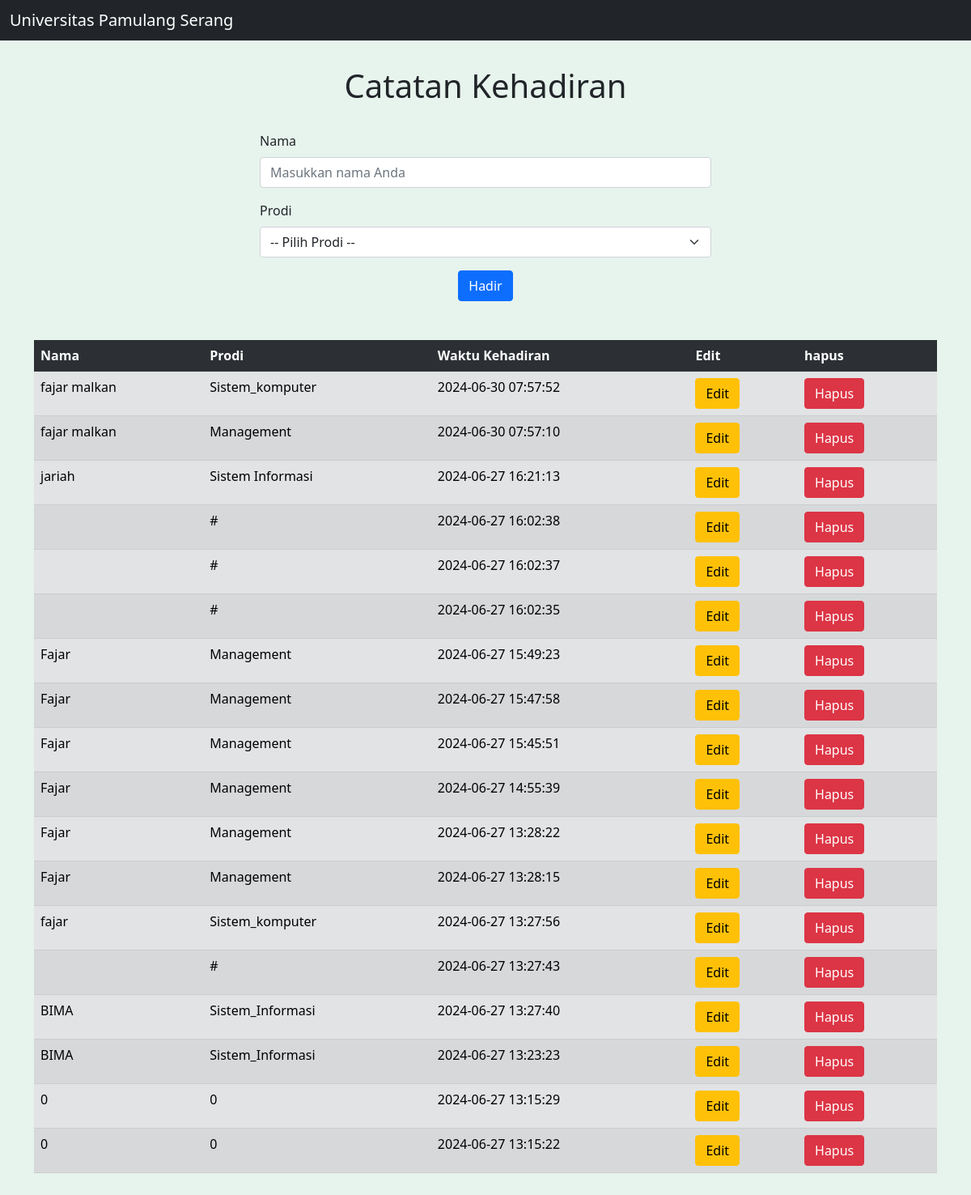
The page / on the database its author committed.
### tables this page shows
CREATE TABLE `absensi` (
  `id` int(11) NOT NULL,
  `nama` varchar(20) NOT NULL,
  `prodi` varchar(20) NOT NULL,
  `waktu_kehadiran` timestamp NOT NULL DEFAULT CURRENT_TIMESTAMP ON UPDATE CURRENT_TIMESTAMP
);

### index.php (the view, shortened to what this page needs)
<?php
include_once("koneksi.php");
$result = mysqli_query($mysqli, "SELECT * FROM absensi ORDER BY id DESC");
?>
<html>
<head>
    <link href="https://cdn.jsdelivr.net/npm/bootstrap@5.1.3/dist/css/bootstrap.min.css" rel="stylesheet">
</head>
<body>
    <nav class="navbar navbar-dark bg-dark">
        <div class="container-fluid">
            <span class="navbar-brand mb-0 h1">Universitas Pamulang Serang</span>
        </div>
    </nav>
    <div class="bg-success p-2 text-dark bg-opacity-10">
        <h1 class="p-4 text-center">Catatan Kehadiran</h1>
        <div class="container">
            <form action="" method="post" name="form_absen">
                <div class="col-md-6 offset-md-3">
                    <div class="mb-3">
                        <label class="form-label">Nama</label>
                        <input type="text" class="form-control" name="nama" placeholder="Masukkan nama Anda">
                    </div>
                    <div class="mb-3">
                        <label for="exampleInputPassword1" class="form-label">Prodi</label>
                        <select class="form-select" name="prodi">
                            <option value="#">-- Pilih Prodi --</option>
                        </select>
                    </div>
                </div>
                <div class="text-center">
                    <button type="submit" class="btn btn-primary" name="Submit">Hadir</button>
                </div>
            </form>
            <table class="my-5 table table-striped">
                <tr class="table-dark">
                    <th>Nama</th>
                    <th>Prodi</th>
                    <th>Waktu Kehadiran</th>
                    <th>Edit</th>
                    <th>hapus</th>
                </tr>
                <?php
                while ($r = mysqli_fetch_array($result)) {
                ?>
                    <tr class="table-secondary">
                        <td><?php echo $r['nama']; ?></td>
                        <td><?php echo $r['prodi']; ?></td>
                        <td><?php echo $r['waktu_kehadiran']; ?></td>
                        <td><a href="edit.php?id=<?php echo $r['id']; ?>" class="btn btn-warning">Edit</a></td>
                        <td><a href="delete.php?id=<?php echo $r['id']; ?>" class="btn btn-danger" onclick="return confirm('Anda yakin ingin menghapus data ini?')">Hapus</a></td>
                    </tr>
                <?php
                }
                ?>
            </table>
        </div>
    </div>
</body>
</html>

### rows shown on the page
absensi: nama "fajar malkan", prodi "Sistem_komputer", waktu_kehadiran "2024-06-30 07:57:52"
absensi: nama "fajar malkan", prodi "Management", waktu_kehadiran "2024-06-30 07:57:10"
absensi: nama "jariah", prodi "Sistem Informasi", waktu_kehadiran "2024-06-27 16:21:13"
absensi: prodi "#", waktu_kehadiran "2024-06-27 16:02:38"
absensi: prodi "#", waktu_kehadiran "2024-06-27 16:02:37"
absensi: prodi "#", waktu_kehadiran "2024-06-27 16:02:35"
absensi: nama "Fajar", prodi "Management", waktu_kehadiran "2024-06-27 15:49:23"
absensi: nama "Fajar", prodi "Management", waktu_kehadiran "2024-06-27 15:47:58"
absensi: nama "Fajar", prodi "Management", waktu_kehadiran "2024-06-27 15:45:51"
absensi: nama "Fajar", prodi "Management", waktu_kehadiran "2024-06-27 14:55:39"
absensi: nama "Fajar", prodi "Management", waktu_kehadiran "2024-06-27 13:28:22"
absensi: nama "Fajar", prodi "Management", waktu_kehadiran "2024-06-27 13:28:15"
absensi: nama "fajar", prodi "Sistem_komputer", waktu_kehadiran "2024-06-27 13:27:56"
absensi: prodi "#", waktu_kehadiran "2024-06-27 13:27:43"
absensi: nama "BIMA", prodi "Sistem_Informasi", waktu_kehadiran "2024-06-27 13:27:40"
absensi: nama "BIMA", prodi "Sistem_Informasi", waktu_kehadiran "2024-06-27 13:23:23"
absensi: nama "0", prodi "0", waktu_kehadiran "2024-06-27 13:15:29"
absensi: nama "0", prodi "0", waktu_kehadiran "2024-06-27 13:15:22"
